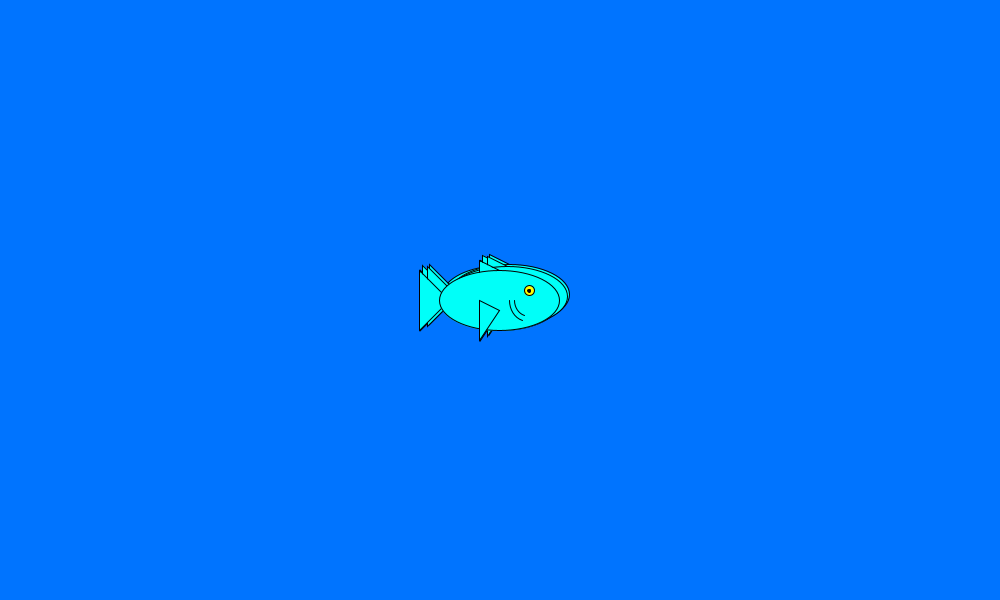
Frame 1 (no input)
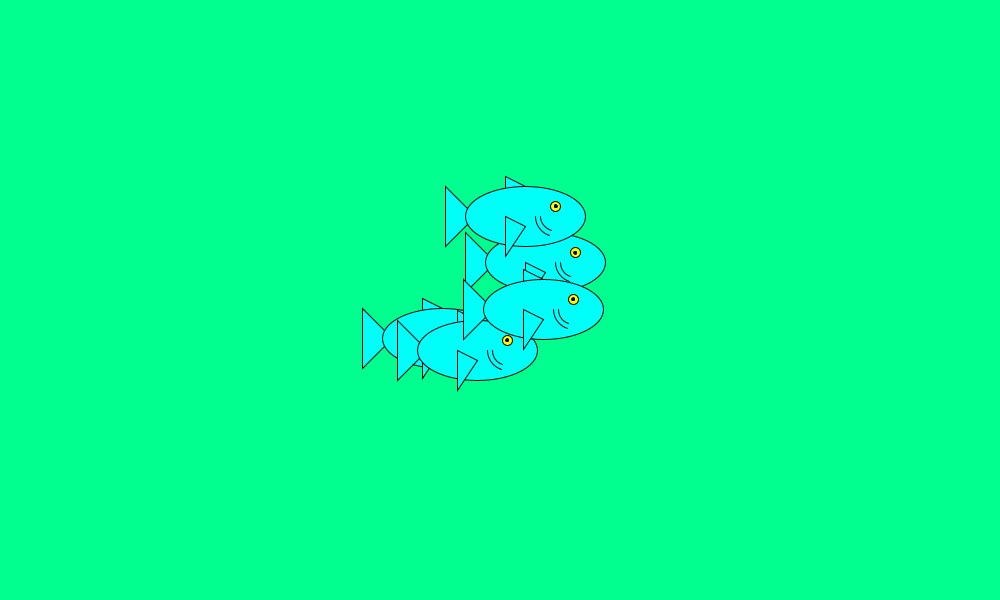
Frame 60 (the mouse pressed at the canvas centre just before this capture)
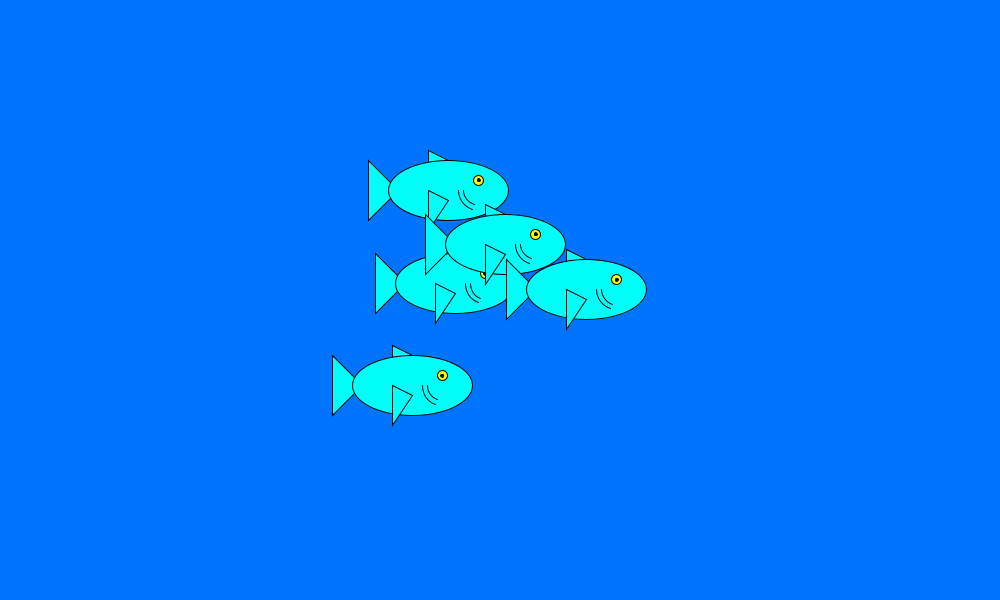
Frame 120 (the mouse held since frame 60 and released just before this capture)

The Processing sketch that drew these frames (run headless with seeded random() and noise(); from frame 60 on, the mouse is pressed at the canvas centre):

// Processing sketch: processing_146362
// ── processing_146362.pde


//Dibuix de varios peixos random walker (tants com es vulgui)
//rebota a les parets pels seus extrems
//el peix pot ser més gran o més petit en funció del parámetre a
//quan fas clik el peix que tu vulguis (esculls quin num. és)
//va al punt on has clicat (excepte si fas click massa prop del 
//extrem que es separa una mica per a capiguer-hi)
//en funció de la posició del peix escollit el fons canvia de color 

//Max Milà (programa realitzat en col·laboració amb Nil Vidal)




int numDibuixos = 5;

int a1,b,c,d;
//variable per a controlar la mida del peix
int a=10;
//variable que controla el nombre de peixos (posada aquí per a que es pugui fer servir fora del for)
int i;

//valor de i del peix controlat (ha de ser entre 0 i "i") i el valor del color de fons
int peixControlat;
color colorback;


//matriu

float[] posicionsX =new float[numDibuixos];
float[] posicionsY= new float[numDibuixos];
float[] velocitatsX= new float[numDibuixos];
float[] velocitatsY= new float [numDibuixos];

void setup(){
  size(1000,600);
  colorback=color(0,116,255);
   //inicialitzem posicions i la i
  for(int i = 0; i<numDibuixos; i++){
    posicionsX[i] = width/2;
    posicionsY[i] = height/2;
    velocitatsX[i]= random(-a1,b);
    velocitatsY[i]= random(-c,d);
         //determinem a, b, c i d 
  a1= 10;
  b= 10;
  c=10;
  d=10;  
  
  peixControlat=2;
  
    

  }
}



void draw(){
  background(colorback);
 

  //iniciem un bucle perquÃ¨ faci les mateixes accions
  //a tots els valors de les matrius
  for(i = 0; i<numDibuixos; i++){
 

    //actualitzem posicions
     posicionsX[i] += velocitatsX[i];
    posicionsY[i] += velocitatsY[i];
    
   
    //comprobem limits X
    if(((posicionsX[i]-8*a)<=0)||((posicionsX[i]+6*a)>=width)){
      velocitatsX[i]= -velocitatsX[i];
    } 
    else{
     velocitatsX[i]= random(-a1,b);
    }
    
    //comprobem limits Y
  
    if(((posicionsY[i]-4*a)<=0)||((posicionsY[i]+4*a)>=height)){
      velocitatsY[i] = -velocitatsY[i];
    }
   else{
     velocitatsY[i]= random(-c,d);
   }
    
  

 
  
   //i dibuixem
   // ellipse(posicionsX[i],posicionsY[i],5,7);
//control de la mida dels peixos
   
  
  fill(0,255,249);
  
    
   triangle(posicionsX[i]-8*a,posicionsY[i]-3*a,posicionsX[i]-8*a,posicionsY[i]+3*a,posicionsX[i]-5*a,posicionsY[i]); //aleta posterior
 
   triangle(posicionsX[i],posicionsY[i]-3*a,posicionsX[i]-2*a,posicionsY[i]-2*a,posicionsX[i]-2*a,posicionsY[i]-4*a); //aleta dorsal
    
    
   ellipse(posicionsX[i],posicionsY[i],12*a,6*a); //cos
    
   triangle(posicionsX[i],posicionsY[i]+a,posicionsX[i]-2*a,posicionsY[i],posicionsX[i]-2*a,posicionsY[i]+4*a); //aleta lateral
    
   arc(posicionsX[i]+3*a,posicionsY[i],4*a,4*a,3*PI/5,PI); //branquia
   arc(posicionsX[i]+3*a,posicionsY[i],3*a,3*a,3*PI/5,PI); //branquia petita
    
    
   fill(255,255,0); //ull
   ellipse(posicionsX[i]+3*a,posicionsY[i]-a,a,a);
   fill(0); //pupila
   ellipse(posicionsX[i]+3*a,posicionsY[i]-a,a/3,a/3);
   }
   
    //canvi color fons en funció del quadrant
if((posicionsY[peixControlat]<=height/2)&&(posicionsX[peixControlat]<=width/2)){
  colorback=color(0,116,255);
  }
    
  if((posicionsY[peixControlat]<=height/2)&&(posicionsX[peixControlat]>=width/2)){colorback=color(0,249,255);
  }
   
  if((posicionsY[peixControlat]>=height/2)&&(posicionsX[peixControlat]<=width/2)){colorback=color(0,255,142);
  }
   
  if((posicionsY[peixControlat]>=height/2)&&(posicionsX[peixControlat]>=width/2)){colorback=color(0,168,255);
  }
}



void mousePressed()
{
  posicionsX[peixControlat] = mouseX;
  posicionsY[peixControlat] = mouseY;
  
  if(mouseX<8*a){
     posicionsX[peixControlat] = mouseX+8*a;
   }
   if (mouseY<4*a){
     posicionsY[peixControlat] = mouseY+4*a;
    }  
   if (mouseX>width-8*a){
     posicionsX[peixControlat] = mouseX-8*a;
   }
   if (mouseY>height-4*a){
     posicionsY[peixControlat] = mouseY-a*a;
   }

}
